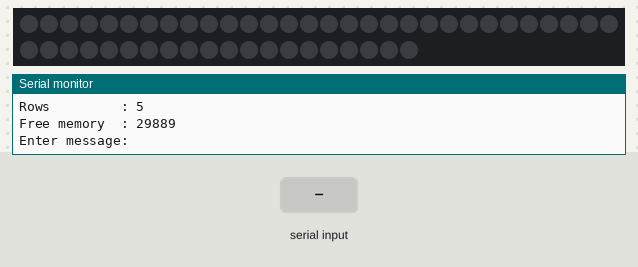
This sketch was run on a simulated Arduino Uno, built with avr-gcc and run on an emulated ATmega328P. Parts: 50 RGB LEDs in strip order, left to right, continuing on the next row, the last lines printed to the serial monitor. The inputs (shaded band) are chosen by the test bench. Dim RGB values are drawn brighter than linear.

Above: at 1.2 s.
1.3 s: "v1\n" received over Serial
2.8 s: byte 13 (CR) received over Serial
At 3.2 s:
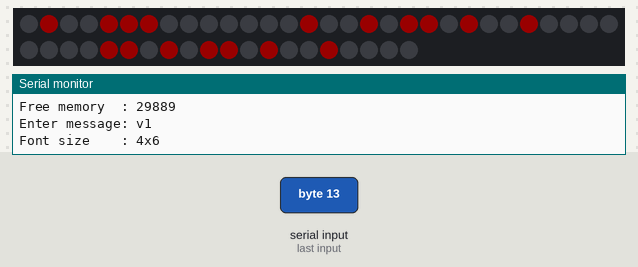
At 3.7 s:
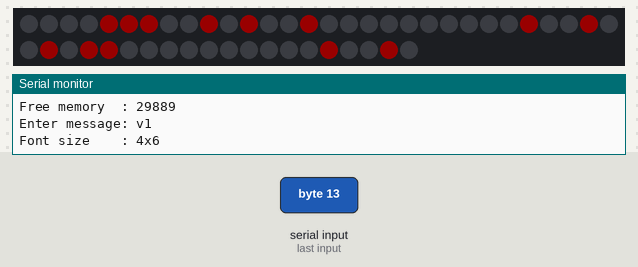
5.8 s: byte 24 (CAN) received over Serial
8.3 s: "1" received over Serial
9.8 s: byte 8 (BS) received over Serial
Timing chart, 0 to 12.3 s (numbered marks = the images above; inputs shaded):
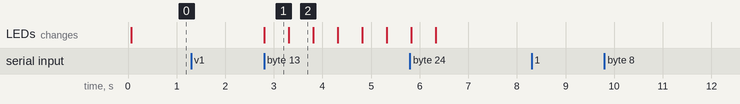

Measured:
- after the input at 2.8 s, the LEDs: change at once (image 1)
- what the display in image 1 shows lasts 0.5 s, from 2.8 s to 3.3 s

The sketch:

LEDSign.ino
```cpp
/*-----------------------------------------------------------------------------

 Simple LED Scrolling Message
 By Allen C. Huffman (alsplace@pobox.com)
 www.subethasoftware.com

 This is a very simple (and rather brute force) scrolling message program for
 addressable LED strips like the WS2811 (Adafruit NeoPixels) or LPN8806. It
 currently is configured for the WS2811/NeoPixels, but could be modified to
 work with any other type of strip. A future revision will abstract the LED
 functions so they are easier to change for other types of LED strips.

 CONFIGURATION:
 1. Set the #define for the number of LEDs per strips (32, 52, 66, etc.)
 2. Set the #define for the number of strips you are using (1-x).
 3. Set how many LEDs will be in each row. If using 7 strips, with each
    strip representing a row in your sign, this would be 1. If using
    strips in a spiral (a circual sign), this number would be how many
    LEDs are in each row of the spiral. (For example, you can use two 1m
    strips of 60 LEDs, and spiral them 20 LEDs per row and get a small
    six row circular display, which is what I originally wrote this for
    because I didn't have any more LED stiprs.)
 4. Set the *font pointer to your PROGMEM font data array of characters.
 5. If using TVout fonts, the font width, height and start character can
    be determined from the start of the file, so three #defines are there
    to be replaced by code to read those values from the start of the font
    array. The FONTDATAOFFSET is how many bytes to skip from the start of
    the font array to get to the actual data (for TVout fonts, the first
    three bytes are the font WIDTH, HEIGHT and START CHARACTER). If using
    other font data (that does not have the 3-byte header at the start),
    you could hard code the FONTWIDTH/FONTHEIGHT values.

 2014-03-13 0.00 allenh - Initial version.
 2014-03-14 0.01 allenh - Cleaning up code and making configurable.
 2014-03-22 0.02 allenh - Tested with four strips. Now actually works.

 TODO:
 * Handle LED spacing gaps (if there are LEDs between each row that are not
   to be displayed as part of the row).
   Proposed: #define STARTLEDSTOSKIP / #define ENDLEDSTOSKIP
 * Handle COLOR.

 TOFIX:
 * A bug will leave the left most column on if the final character has set
   pixels in the rightmost column. Oops.
 -----------------------------------------------------------------------------*/
#define VERSION "0.02"

#include <Adafruit_NeoPixel.h>
#include "LEDSign.h"

// If using the TVout fonts, either include the individual header file for
// the font you wish to use, or include this one to access them all. The
// current version of this program has the font selected at compile time, so
// there is no reason to include more than just that font, but in the future
// I plan to update it so fonts can be selected.
#include "fontALL.h" // Use the TVout fonts for this test.

// If defined, this will print out the banner text to the Serial console.
//#define DEBUG

/*---------------------------------------------------------------------------*/
// CONFIGURATION
/*---------------------------------------------------------------------------*/
// Adafruit NeoPixel library configuration.
#define PIN            6

// LED strip configuration.
// Example: 7 1m 60-LED strips (similar to BetaBrite 80x7 display).
#define LEDSTRIPS      5
#define LEDSPERSTRIP   10
#define LEDSPERROW     10

// Example: 2 1m 60-LED strips, spiraled with 20 per row. (6 rows).
//#define LEDSTRIPS      2
//#define LEDSPERSTRIP   60
//#define LEDSPERROW     20

// LED strip layout.
// Where is LED 0? TOPLEFT, TOPRIGHT, BOTTOMLEFT, or BOTTOMRIGHT
#define LAYOUTSTART    BOTTOMLEFT //TOPLEFT

// If the strips run one direction, then reverse for the next row,
// use ZIGZAG, else use STRAIGHT.
#define LAYOUTMODE     ZIGZAG

#define SCROLLSPEED    500 // 100ms (1000=1 second)

// If defined, a strip.setBrightness(x) will be done. I use this so more
// LEDs can be powered off an Arduino supply if they are all very dim/low
// power. You should be using a proper power supply, however!
#define LEDBRIGHTNESS  50

// Specify which font to use. (These examples are for the TVout fonts.)
const unsigned char *font = font4x6;
//const unsigned char *font = font6x8;
//const unsigned char *font = font8x8; // Blank row on top. Bad font.
//const unsigned char *font = font8x8ext;

// Set these defines to match the font data, or, if using the TVout
// fonts, these values can be read from the first three bytes of
// the file (and FONTDATAOFFSET is set to skip those first three
// bytes).
#define FONTWIDTH      (pgm_read_byte_near(&font[0]))
#define FONTHEIGHT     (pgm_read_byte_near(&font[1]))
#define FONTSTARTCHAR  (pgm_read_byte_near(&font[2]))
#define FONTDATAOFFSET 3

/*---------------------------------------------------------------------------*/
// DEFINES
/*---------------------------------------------------------------------------*/
// These defines are calculated.
#define LEDS           (LEDSPERSTRIP*LEDSTRIPS)
#define ROWS           (LEDS/LEDSPERROW)

// Longest message we can display.
#define MAXMSGLEN 80

// Parameter 1 = number of pixels in strip
// Parameter 2 = Arduino pin number (most are valid)
// Parameter 3 = pixel type flags, add together as needed:
//   NEO_KHZ800  800 KHz bitstream (most NeoPixel products w/WS2812 LEDs)
//   NEO_KHZ400  400 KHz (classic 'v1' (not v2) FLORA pixels, WS2811 drivers)
//   NEO_GRB     Pixels are wired for GRB bitstream (most NeoPixel products)
//   NEO_RGB     Pixels are wired for RGB bitstream (v1 FLORA pixels, not v2)
Adafruit_NeoPixel strip = Adafruit_NeoPixel(LEDS, PIN, NEO_GRB + NEO_KHZ800);

// IMPORTANT: To reduce NeoPixel burnout risk, add 1000 uF capacitor across
// pixel power leads, add 300 - 500 Ohm resistor on first pixel's data input
// and minimize distance between Arduino and first pixel.  Avoid connecting
// on a live circuit...if you must, connect GND first.

/*---------------------------------------------------------------------------*/
// For the Adafruit LPN8806/NeoPixel libraries, three bytes of RAM are
// used for each pixel. This crashes the Arduino, so we could easily do a
// simple sanity check before initializing things... To do this, we'd
// need to make the "strip" a global (which is is) and initialize it after
// the check (if the check was successful).
#if (LEDS*3>2000)
#error USING UP OVER 2000 BYTES OF RAM!
#endif

/*---------------------------------------------------------------------------*/
// A debug Serial.print()/Serial.println() macro.
#if defined(DEBUG)
#define DEBUG_PRINT(...)   Serial.print(__VA_ARGS__)
#define DEBUG_PRINTLN(...) Serial.println(__VA_ARGS__)
#else // If not debugging, it will not be included.
#define DEBUG_PRINT(...)
#define DEBUG_PRINTLN(...)
#endif

/*---------------------------------------------------------------------------*/
// FUNCTIONS
/*---------------------------------------------------------------------------*/
void setup()
{
  Serial.begin(9600);

  Serial.print(F("LEDSign "));
  Serial.print(VERSION);
  Serial.println(F(" by Allen C. Huffman (alsplace@pobox.com)"));
  DEBUG_PRINTLN(F("DEBUG MODE"));

  Serial.print(F("Total LEDs   : "));
  Serial.println(LEDS);

  Serial.print(F("LEDs per row : "));
  Serial.println(LEDSPERROW);

  Serial.print(F("Rows         : "));
  Serial.println(ROWS);

  Serial.print(F("Free memory  : "));
  Serial.println(freeRam());

  // Start up the LED strip
  strip.begin();

  // Update the strip, to start they are all 'off'
  strip.show();
} // end of setup()

void loop() {
  char     message[MAXMSGLEN];
  uint8_t  msgLen;

#if defined(LEDBRIGHTNESS)
  strip.setBrightness(LEDBRIGHTNESS);
#endif

  while(1)
  {
    Serial.print("Enter message: ");
    msgLen = lineInput(message, MAXMSGLEN);

    if (msgLen>0)
    {
      uint8_t fontWidth, fontHeight, fontStartChar;
      uint8_t letter, fontByte, fontBit;
      uint8_t letterOffset;
      uint8_t row, col;
      uint8_t offset;
      char    ch;
      uint8_t layoutStart, layoutMode;
      uint8_t colDir, rowDir;
      uint8_t colOffset, rowOffset;

      layoutStart = LAYOUTSTART;
      layoutMode = LAYOUTMODE;

      // If LED 0 starts at the bottom, we need to invert the rows when we
      // display the message.
      if (layoutStart==TOPLEFT || layoutStart==TOPRIGHT)
      {
        rowDir = DOWN;
      }
      else
      {
        rowDir = UP;
      }

      // If we start from the right side, we will be going backwards.
      if (layoutStart==TOPLEFT || layoutStart==BOTTOMLEFT)
      {
        colDir = RIGHT;
      }
      else
      {
        colDir = LEFT;
      }

      fontWidth = FONTWIDTH;
      fontHeight = FONTHEIGHT;
      fontStartChar = FONTSTARTCHAR;

      Serial.print(F("Font size    : "));
      Serial.print(fontWidth);
      Serial.print(F("x"));
      Serial.println(fontHeight);

      // Loop through each letter in the message.
      for (letter=0; letter<msgLen; letter++)
      {
        // Scroll fontWidth pixels for each letter.
        for (offset=0; offset<fontWidth; offset++)
        // If you comment out the above for loop, and then just set offset
        // to 0, the sign will scroll a character at a time.
        //offset = 0;
        {
          // Loop through each row...
          for (row=0; row<ROWS && row<fontHeight ; row++)
          {
            letterOffset = 0;
            fontBit = offset;

            // If going down (starting at top), we will use the loop row,
            // else we will calculate a row that goes backwards.
            if (rowDir==DOWN)
            {
              rowOffset = row;
            }
            else
            {
              rowOffset = (fontHeight<ROWS ? fontHeight : ROWS)-1-row;
            }

            // Now loop through each pixel in the row (column).
            for (col=0; col<LEDSPERROW; col++)
            {
              // If going right (starting at left), we will use the loop col,
              // else we will calculate a col that goes backwards.
              if (colDir==RIGHT)
              {
                colOffset = col;
              }
              else
              {
                colOffset = LEDSPERROW-1-col; // -1
              }

              // If we run out of letters, replace with a space.
              if (letter+letterOffset>=msgLen)
              {
                ch = ' ';
              }
              else // Otherwise, get the actual letter.
              {
                ch = message[letter+letterOffset];
              }

              // Get the appropriate byte from the font data.
              if (bitRead(pgm_read_byte_near(&font[FONTDATAOFFSET+
                (ch-fontStartChar)*fontHeight+rowOffset]),
                //(colDir==RIGHT ? 7-fontBit : 7-(fontWidth-1)+fontBit))==1)
                //(colDir==LEFT ? 7-fontBit : 7-(fontWidth-1)+fontBit))==1)
                7-fontBit)==1)
              {
                // 1 = set a pixel.
                strip.setPixelColor((row*LEDSPERROW)+colOffset,
                  strip.Color(127,0,0));

                DEBUG_PRINT(F("#"));
              }
              else
              {
                // 0 = unset a pixel.
                strip.setPixelColor((row*LEDSPERROW)+colOffset, 0);

                DEBUG_PRINT(F(" "));
              }

              // Move to next bit in the character.
              fontBit++;
              // If we get to the width of the font, move to the next letter.
              if (fontBit >= fontWidth)
              {
                fontBit = 0;
                letterOffset++;
              }
            } // end of for (col=0; col<LEDSPERROW; col++)

            DEBUG_PRINTLN();

            // If the LED strips are zig zagged, at the end of each row we
            // will reverse the direction.
            if (layoutMode==ZIGZAG)
            {
              // Invert direction.
              if (colDir==RIGHT)
              {
                colDir = LEFT;
              }
              else
              {
                colDir = RIGHT;
              }
            } // end of if (layoutMode==ZIGZAG)
          } // end of for (row=0; row<ROWS && row<fontHeight ; row++)
          strip.show();

#if defined(DEBUG)
          for (uint8_t i=0; i<LEDSPERROW; i++) Serial.print(F("-"));
          Serial.println();
#endif
          delay(SCROLLSPEED);
        } // end of for (offset=0; offset<fontWidth; offset++)
      } // end of for (letter=0; letter<msgLen; letter++)
    } // end of if (msgLen>0)
  } // end of while(1)
} // end of loop()

// Simple utility function to return the current free RAM.
unsigned int freeRam() {
  extern int __heap_start, *__brkval;
  int v;
  return (int) &v - (__brkval == 0 ? (int) &__heap_start : (int) __brkval);
} // end of freeRam()

/*---------------------------------------------------------------------------*/
// End of LEDSign
```

LEDSign.h
```cpp
/*-----------------------------------------------------------------------------

 Simple LED Scrolling Message
 By Allen C. Huffman (alsplace@pobox.com)
 www.subethasoftware.com

 This file contains some #defines used by the LEDSign sketch. There are some
 more clever ways to handle much of this, but I wanted some of the code to
 be pretty straight forward and simple. (Even then, some places got a bit
 bogged down anyway.)
 -----------------------------------------------------------------------------*/

#define TOPLEFT     0
#define TOPRIGHT    1
#define BOTTOMLEFT  2
#define BOTTOMRIGHT 3

#define STRAIGHT    0
#define ZIGZAG      1

#define DOWN        0
#define UP          1

// These may change. The original idea was to have LEFT/RIGHT be true/false
// opposite to simplify the "ZIGZAG" mode, but instead I chose to do it
// manually so it doesn't relay on the values being 0 and 1.
#define RIGHT       0
#define LEFT        1

/*---------------------------------------------------------------------------*/
// End of LEDSign.h
```

LineInput.ino
```cpp
/*-----------------------------------------------------------------------------

 Simple LED Scrolling Message
 By Allen C. Huffman (alsplace@pobox.com)
 www.subethasoftware.com

 This function will read up to "bufsize" characters in to "buffer". If the
 user tries to type more, they can't. This routine is used to avoid buffer
 overruns when the user types more than a buffer can handle.
 -----------------------------------------------------------------------------*/

#define CR           13
#define BEL          7
#define BS           8
#define CAN          24

byte lineInput(char *buffer, size_t bufsize)
{
  char    ch;
  byte    len = 0;
  boolean done;

  done = false;
  while(!done)
  {
    //ledBlink();
    if (Serial.available()>0)
    {
      ch = Serial.read();
      switch(ch)
      {
      case CR:
        Serial.println();
        buffer[len] = '\0';
        done = true;
        break;

      case CAN:
        Serial.println(F("[CAN]"));
        len = 0;
        break;

      case BS:
        if (len>0)
        {
          Serial.write(BS);
          Serial.print(F(" "));
          Serial.write(BS);
          len--;
        }
        break;

      default:
        // If there is room, store any printable characters in the line.
        if (len<bufsize)
        {
          if ((ch>31) && (ch<127)) // isprint(ch) does not work.
          {
            Serial.print(ch);
            buffer[len] = toupper(ch);
            len++;
          }
        }
        else
        {
          Serial.write(BEL); // Overflow. Ring 'dat bell.
        }
        break;
      } // end of switch(ch)
    } // end of if (Serial.available()>0)
  } // end of while(!done)

  return len;
} // end of lineInput()

/*---------------------------------------------------------------------------*/
// End of LineInput
```

font4x6.h
```cpp
#ifndef FONT4X6_h
#define FONT4X6_h
#include <avr/pgmspace.h>

extern const unsigned char font4x6[];

#endif
```

font6x8.h
```cpp
#ifndef FONT6X8_H
#define FONT6X8_H

#include <avr/pgmspace.h>

extern const unsigned char font6x8[];

#endif
```

font8x8.h
```cpp
#ifndef FONT8X8_H
#define FONT8X8_H

#include <avr/pgmspace.h>
extern const unsigned char font8x8[];

#endif
```

font8x8ext.h
```cpp
#ifndef FONT8X8EXT_H
#define FONT8X8EXT_H

#include <avr/pgmspace.h>
extern const unsigned char font8x8ext[];

#endif
```

fontALL.h
```cpp
#ifndef FONTALL_H
#define FONTALL_H

#include "font4x6.h"
#include "font6x8.h"
#include "font8x8.h"
#include "font8x8ext.h"

#endif
```

Source omitted: font4x6.cpp (7366 bytes), font6x8.cpp (10973 bytes), font8x8.cpp (data table, 6344 bytes), font8x8ext.cpp (data table, 12622 bytes)
